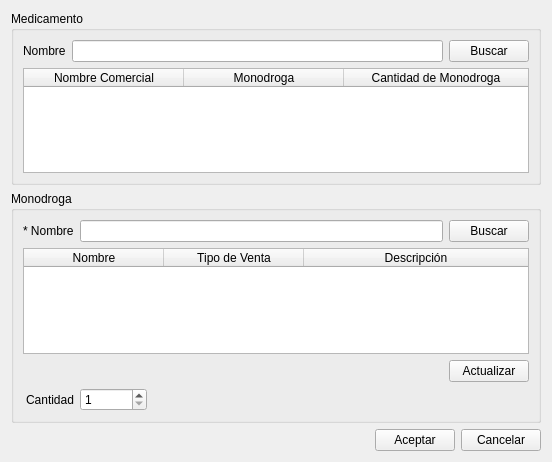
<?xml version="1.0" encoding="UTF-8"?>
<ui version="4.0">
 <class>vtnMedicamento</class>
 <widget class="QWidget" name="vtnMedicamento">
  <property name="geometry">
   <rect>
    <x>0</x>
    <y>0</y>
    <width>552</width>
    <height>462</height>
   </rect>
  </property>
  <property name="windowTitle">
   <string>Alta Medicamento</string>
  </property>
  <layout class="QVBoxLayout" name="verticalLayout">
   <item>
    <widget class="QGroupBox" name="gbMedicamento">
     <property name="title">
      <string>Medicamento</string>
     </property>
     <layout class="QFormLayout" name="formLayout">
      <property name="fieldGrowthPolicy">
       <enum>QFormLayout::AllNonFixedFieldsGrow</enum>
      </property>
      <property name="labelAlignment">
       <set>Qt::AlignRight|Qt::AlignTrailing|Qt::AlignVCenter</set>
      </property>
      <item row="0" column="0">
       <widget class="QLabel" name="label_4">
        <property name="text">
         <string>Nombre</string>
        </property>
       </widget>
      </item>
      <item row="0" column="1">
       <layout class="QHBoxLayout" name="horizontalLayout">
        <item>
         <widget class="QLineEdit" name="lineNombre_Med">
          <property name="statusTip">
           <string>Ingrese nombre del medicamento (solo letrasy númros)</string>
          </property>
          <property name="accessibleDescription">
           <string>textoNumeros</string>
          </property>
          <property name="text">
           <string/>
          </property>
         </widget>
        </item>
        <item>
         <widget class="QPushButton" name="btnBuscarMed">
          <property name="focusPolicy">
           <enum>Qt::TabFocus</enum>
          </property>
          <property name="text">
           <string>Buscar</string>
          </property>
         </widget>
        </item>
       </layout>
      </item>
      <item row="1" column="0" colspan="2">
       <widget class="QTableWidget" name="tablaMedicamento">
        <property name="editTriggers">
         <set>QAbstractItemView::NoEditTriggers</set>
        </property>
        <property name="selectionMode">
         <enum>QAbstractItemView::SingleSelection</enum>
        </property>
        <property name="selectionBehavior">
         <enum>QAbstractItemView::SelectRows</enum>
        </property>
        <attribute name="horizontalHeaderDefaultSectionSize">
         <number>160</number>
        </attribute>
        <attribute name="horizontalHeaderStretchLastSection">
         <bool>true</bool>
        </attribute>
        <column>
         <property name="text">
          <string>Nombre Comercial</string>
         </property>
        </column>
        <column>
         <property name="text">
          <string>Monodroga</string>
         </property>
        </column>
        <column>
         <property name="text">
          <string>Cantidad de Monodroga</string>
         </property>
        </column>
       </widget>
      </item>
     </layout>
    </widget>
   </item>
   <item>
    <widget class="QGroupBox" name="gbMonodroga">
     <property name="title">
      <string>Monodroga</string>
     </property>
     <layout class="QFormLayout" name="formLayout_2">
      <property name="fieldGrowthPolicy">
       <enum>QFormLayout::AllNonFixedFieldsGrow</enum>
      </property>
      <property name="labelAlignment">
       <set>Qt::AlignRight|Qt::AlignTrailing|Qt::AlignVCenter</set>
      </property>
      <item row="0" column="0">
       <widget class="QLabel" name="label_5">
        <property name="text">
         <string>* Nombre</string>
        </property>
       </widget>
      </item>
      <item row="0" column="1">
       <layout class="QHBoxLayout" name="horizontalLayout_2">
        <item>
         <widget class="QLineEdit" name="lineNombre_Mon">
          <property name="statusTip">
           <string>Ingrese nombre de la Monodroga (solo letras)</string>
          </property>
          <property name="accessibleDescription">
           <string>texto</string>
          </property>
         </widget>
        </item>
        <item>
         <widget class="QPushButton" name="btnBuscarMon">
          <property name="text">
           <string>Buscar</string>
          </property>
         </widget>
        </item>
       </layout>
      </item>
      <item row="1" column="0" colspan="2">
       <widget class="QTableWidget" name="tablaMonodroga">
        <property name="enabled">
         <bool>true</bool>
        </property>
        <property name="editTriggers">
         <set>QAbstractItemView::NoEditTriggers</set>
        </property>
        <property name="selectionMode">
         <enum>QAbstractItemView::SingleSelection</enum>
        </property>
        <property name="selectionBehavior">
         <enum>QAbstractItemView::SelectRows</enum>
        </property>
        <property name="sortingEnabled">
         <bool>false</bool>
        </property>
        <property name="rowCount">
         <number>0</number>
        </property>
        <attribute name="horizontalHeaderDefaultSectionSize">
         <number>140</number>
        </attribute>
        <attribute name="horizontalHeaderStretchLastSection">
         <bool>true</bool>
        </attribute>
        <column>
         <property name="text">
          <string>Nombre</string>
         </property>
        </column>
        <column>
         <property name="text">
          <string>Tipo de Venta</string>
         </property>
        </column>
        <column>
         <property name="text">
          <string>Descripción</string>
         </property>
        </column>
       </widget>
      </item>
      <item row="4" column="0">
       <widget class="QLabel" name="label_3">
        <property name="text">
         <string>Cantidad</string>
        </property>
       </widget>
      </item>
      <item row="4" column="1">
       <layout class="QHBoxLayout" name="horizontalLayout_8">
        <item>
         <widget class="QSpinBox" name="spinCantidad">
          <property name="statusTip">
           <string>Ingrese la cantidad del Producto para dicho lote</string>
          </property>
          <property name="minimum">
           <number>1</number>
          </property>
          <property name="maximum">
           <number>10000000</number>
          </property>
          <property name="singleStep">
           <number>10</number>
          </property>
         </widget>
        </item>
        <item>
         <spacer name="horizontalSpacer_5">
          <property name="orientation">
           <enum>Qt::Horizontal</enum>
          </property>
          <property name="sizeHint" stdset="0">
           <size>
            <width>40</width>
            <height>20</height>
           </size>
          </property>
         </spacer>
        </item>
       </layout>
      </item>
      <item row="2" column="1">
       <layout class="QHBoxLayout" name="horizontalLayout_3">
        <item>
         <spacer name="horizontalSpacer">
          <property name="orientation">
           <enum>Qt::Horizontal</enum>
          </property>
          <property name="sizeHint" stdset="0">
           <size>
            <width>40</width>
            <height>20</height>
           </size>
          </property>
         </spacer>
        </item>
        <item>
         <widget class="QPushButton" name="btnActualizar">
          <property name="text">
           <string>Actualizar</string>
          </property>
         </widget>
        </item>
       </layout>
      </item>
     </layout>
    </widget>
   </item>
   <item>
    <layout class="QHBoxLayout" name="horizontalLayout_5">
     <item>
      <spacer name="horizontalSpacer_3">
       <property name="orientation">
        <enum>Qt::Horizontal</enum>
       </property>
       <property name="sizeHint" stdset="0">
        <size>
         <width>40</width>
         <height>20</height>
        </size>
       </property>
      </spacer>
     </item>
     <item>
      <widget class="QPushButton" name="btnAceptar">
       <property name="text">
        <string>Aceptar</string>
       </property>
      </widget>
     </item>
     <item>
      <widget class="QPushButton" name="btnCancelar">
       <property name="text">
        <string>Cancelar</string>
       </property>
      </widget>
     </item>
    </layout>
   </item>
  </layout>
 </widget>
 <tabstops>
  <tabstop>lineNombre_Med</tabstop>
  <tabstop>btnBuscarMed</tabstop>
  <tabstop>tablaMedicamento</tabstop>
  <tabstop>lineNombre_Mon</tabstop>
  <tabstop>btnBuscarMon</tabstop>
  <tabstop>tablaMonodroga</tabstop>
  <tabstop>btnActualizar</tabstop>
  <tabstop>spinCantidad</tabstop>
  <tabstop>btnAceptar</tabstop>
  <tabstop>btnCancelar</tabstop>
 </tabstops>
 <resources/>
 <connections/>
</ui>
